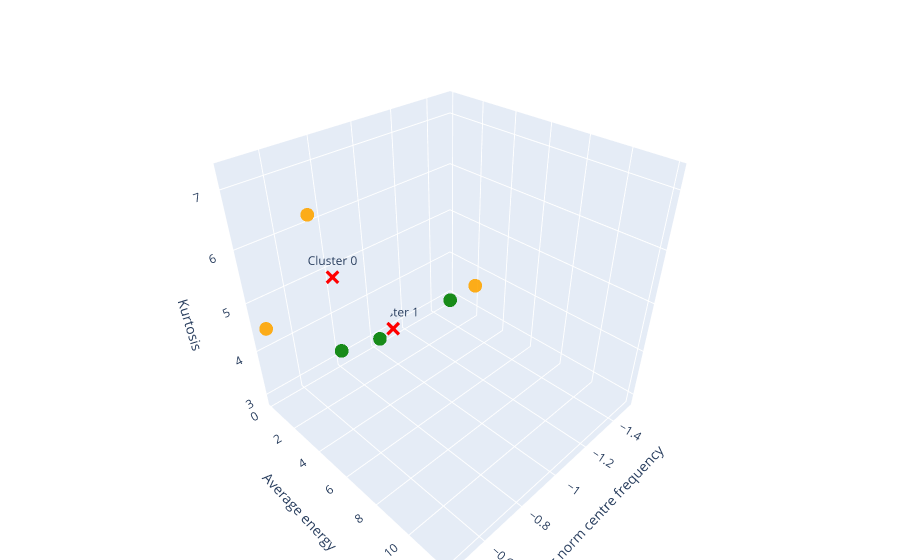
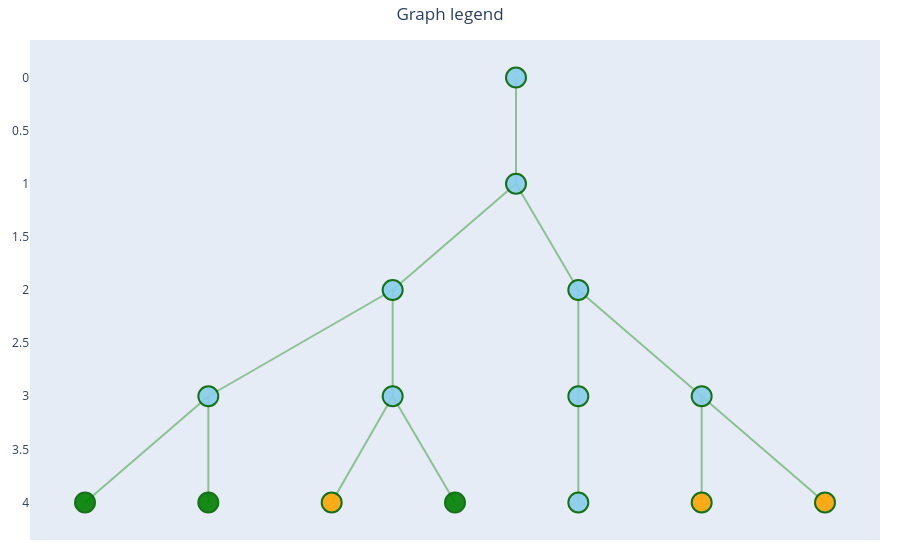

Write notebook code for charts like these, in order.
### Markdown cell above
### Plotting

### Code cell
tr_obj.calc_frequencies(sampling_rate)

fig = plot.plotly_clustering(
    data_train, 
    centers_sorted,
    labels_sorted, 
    [all_metrics[i] for i in [0, 1, 2]],
    nodes=tr_obj.get_leaf_nodes(freq_threshold=freq_threshold)
)

tr_obj.plot_tree(
    node_size=20,
    node_colour=list(labels_sorted),
    freq_threshold=freq_threshold,
    show_frequency=True,
    use_plotly=True,
)

### Figure 1 — Plotly figure (JSON) as saved in the notebook; plotly's stock layout.template omitted (floating-point values rounded to 4 significant figures)
{"data": [{"hoverinfo": "skip", "marker": {"color": "red", "size": 5, "symbol": "x"}, "mode": "markers+text", "name": "Center Cluster 0", "text": ["Cluster 0"], "textposition": "top center", "type": "scatter3d", "x": [-0.5582], "y": [4.636], "z": [6.1]}, {"hoverinfo": "text", "hovertext": ["Node (l, n): (4, 2)<br>Freq range: 4.69e+06 – 6.25e+06", "Node (l, n): (4, 6)<br>Freq range: 6.25e+06 – 7.81e+06", "Node (l, n): (4, 7)<br>Freq range: 7.81e+06 – 9.38e+06"], "marker": {"color": "orange", "opacity": 0.9, "size": 8, "symbol": "circle"}, "mode": "markers", "name": "Cluster 0, Level 0", "showlegend": false, "type": "scatter3d", "x": [-0.6601, -0.5509, -0.4638], "y": [1.559, 11.91, 0.4369], "z": [6.492, 7.265, 4.543]}, {"hoverinfo": "skip", "marker": {"color": "red", "size": 5, "symbol": "x"}, "mode": "markers+text", "name": "Center Cluster 1", "text": ["Cluster 1"], "textposition": "top center", "type": "scatter3d", "x": [-1.113], "y": [0.1795], "z": [2.993]}, {"hoverinfo": "text", "hovertext": ["Node (l, n): (4, 0)<br>Freq range: 0.00e+00 – 1.56e+06", "Node (l, n): (4, 1)<br>Freq range: 1.56e+06 – 3.12e+06", "Node (l, n): (4, 3)<br>Freq range: 3.12e+06 – 4.69e+06"], "marker": {"color": "green", "opacity": 0.9, "size": 8, "symbol": "circle"}, "mode": "markers", "name": "Cluster 1, Level 0", "showlegend": false, "type": "scatter3d", "x": [-1.505, -1.028, -0.8062], "y": [0.1729, 0.177, 0.1886], "z": [2.881, 2.93, 3.168]}], "layout": {"hovermode": "closest", "margin": {"b": 0, "l": 0, "r": 0, "t": 40}, "scene": {"aspectmode": "cube", "xaxis": {"title": {"text": "Log norm centre frequency"}}, "yaxis": {"title": {"text": "Average energy"}}, "zaxis": {"title": {"text": "Kurtosis"}}}, "showlegend": false}}

### Figure 2 — Plotly figure (JSON) as saved in the notebook; plotly's stock layout.template omitted (floating-point values rounded to 4 significant figures)
{"data": [{"hoverinfo": "none", "line": {"color": "rgba(50,150,50,0.5)", "width": 2}, "mode": "lines", "type": "scatter", "x": [2.33, 2.33, null, 1.663, 2.33, null, 2.667, 2.33, null, 0.6667, 1.663, null, 1.663, 1.663, null, 2.667, 2.667, null, 3.333, 2.667, null, 0, 0.6667, null, 0.6667, 0.6667, null, 1.333, 1.663, null, 2.0, 1.663, null, 2.667, 2.667, null, 3.333, 3.333, null, 4, 3.333, null], "y": [1, 0, null, 2, 1, null, 2, 1, null, 3, 2, null, 3, 2, null, 3, 2, null, 3, 2, null, 4, 3, null, 4, 3, null, 4, 3, null, 4, 3, null, 4, 3, null, 4, 3, null, 4, 3, null]}, {"hoverinfo": "text", "hovertext": ["Node (0, 0)<br>Freq: 0.00e0–25.00e6", "Node (1, 0)<br>Freq: 0.00e0–12.50e6", "Node (2, 0)<br>Freq: 0.00e0–6.25e6", "Node (2, 1)<br>Freq: 6.25e6–12.50e6", "Node (3, 0)<br>Freq: 0.00e0–3.12e6", "Node (3, 1)<br>Freq: 3.12e6–6.25e6", "Node (3, 2)<br>Freq: 9.38e6–12.50e6", "Node (3, 3)<br>Freq: 6.25e6–9.38e6", "Node (4, 0)<br>Freq: 0.00e0–1.56e6", "Node (4, 1)<br>Freq: 1.56e6–3.12e6", "Node (4, 2)<br>Freq: 4.69e6–6.25e6", "Node (4, 3)<br>Freq: 3.12e6–4.69e6", "Node (4, 5)<br>Freq: 9.38e6–10.90e6", "Node (4, 6)<br>Freq: 6.25e6–7.81e6", "Node (4, 7)<br>Freq: 7.81e6–9.38e6"], "marker": {"color": ["skyblue", "skyblue", "skyblue", "skyblue", "skyblue", "skyblue", "skyblue", "skyblue", "green", "green", "orange", "green", "skyblue", "orange", "orange"], "line": {"color": "darkgreen", "width": 2}, "opacity": 0.9, "size": 20}, "mode": "markers", "type": "scatter", "x": [2.33, 2.33, 1.663, 2.667, 0.6667, 1.663, 2.667, 3.333, 0, 0.6667, 1.333, 2.0, 2.667, 3.333, 4], "y": [0, 1, 2, 2, 3, 3, 3, 3, 4, 4, 4, 4, 4, 4, 4]}], "layout": {"hovermode": "closest", "margin": {"b": 20, "l": 20, "r": 20, "t": 40}, "showlegend": false, "title": {"text": "Graph legend", "x": 0.5}, "xaxis": {"showgrid": false, "showticklabels": false, "zeroline": false}, "yaxis": {"autorange": "reversed", "showgrid": false, "zeroline": false}}}
